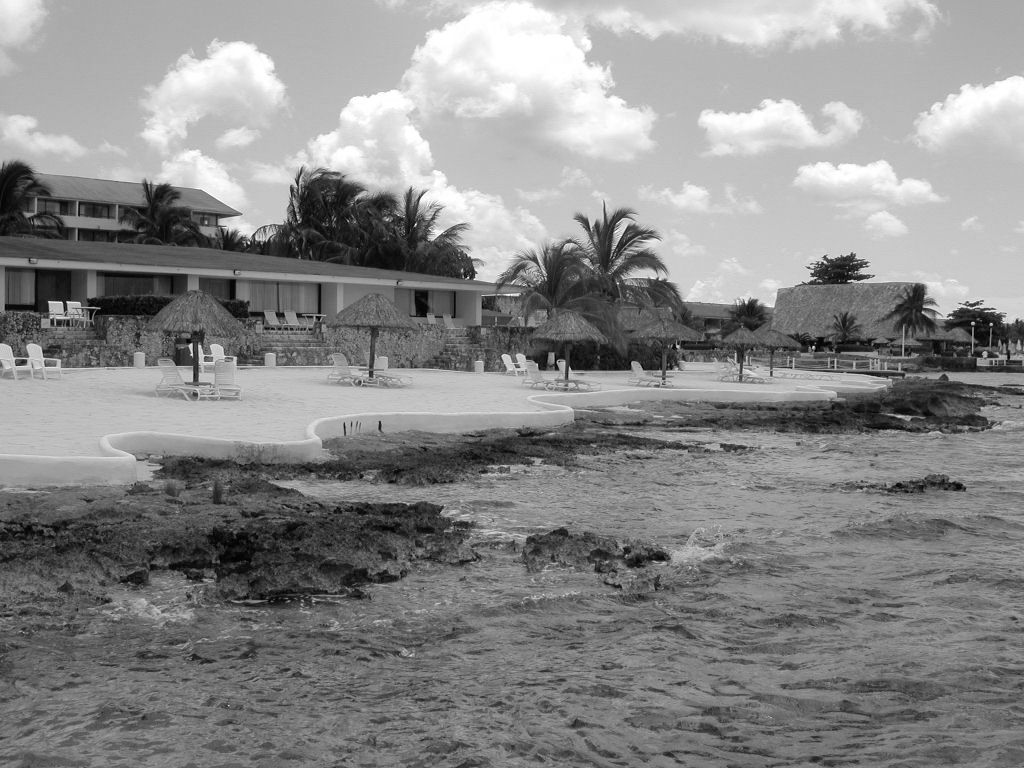
#> input picture 0429/hotel-01.png, 1024 x 768 px; the run also reads 2 pictures not shown here
$ jupyter execute my_panorama.ipynb
#> lines starting #> are read from the running program, lines starting #| are printed output that depends on the picture
[cell 1]
import cv2
import numpy as np
import matplotlib.pyplot as plt

[cell 2]
img_names = ['hotel-01.png', 'hotel-02.png', 'hotel-03.png', 'hotel-04.png']

imgs = []
for i, name in enumerate(img_names):
    img = cv2.imread(name)
#> img is the input picture: shape (768, 1024, 3); min 0, max 255, mean 137
    imgs.append(img)

stitcher = cv2.Stitcher_create()

status, dst = stitcher.stitch(imgs)
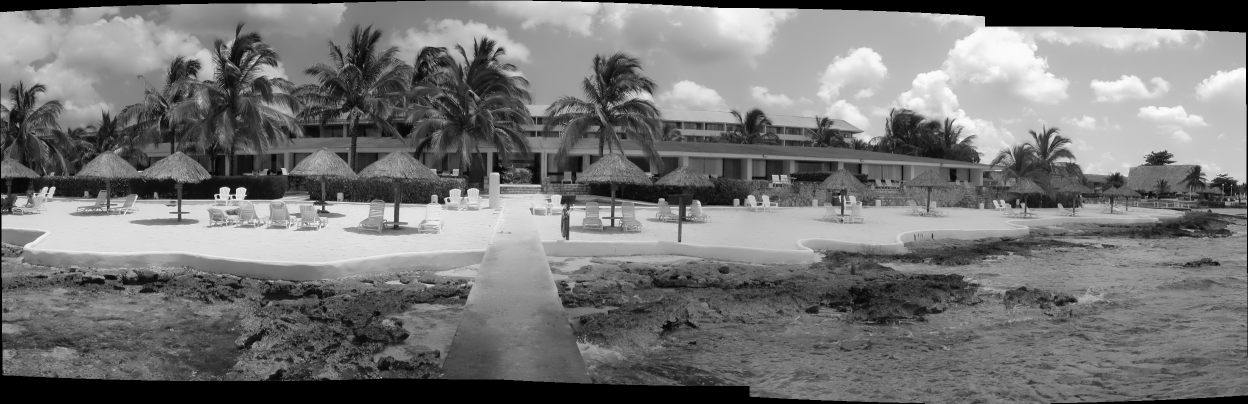
#> dst: shape (807, 2496, 3) (shown at 1/2 size); min 0, max 255, mean 117.3

s=0
plt.figure(figsize=(20,20))
plt.imshow(cv2.cvtColor(dst, cv2.COLOR_BGR2RGB))

[cell 3]
def KeypointsMatching(keyPoints_L, keyPoints_R, descriptors_L, descriptors_R):

    bf = cv2.BFMatcher()
    raw_matches = bf.knnMatch(descriptors_L, descriptors_R, k=2)

    matches = []
    for m in raw_matches:
        if len(m) == 2 and m[0].distance < m[1].distance * 0.79:
            matches.append((m[0].trainIdx, m[0].queryIdx))

    if len(matches) >= 4:

        keyPoints_L = np.float32([keyPoints_L[i] for (_, i) in matches])
        keyPoints_R = np.float32([keyPoints_R[i] for (i, _) in matches])

        H, status = cv2.findHomography(keyPoints_L, keyPoints_R, cv2.RANSAC, 4.0)


    return matches, H, status

[cell 4]
image_1 = cv2.imread('hotel-01.png')
image_2 = cv2.imread('hotel-02.png')
image_3 = cv2.imread('hotel-03.png')
image_4 = cv2.imread('hotel-04.png')
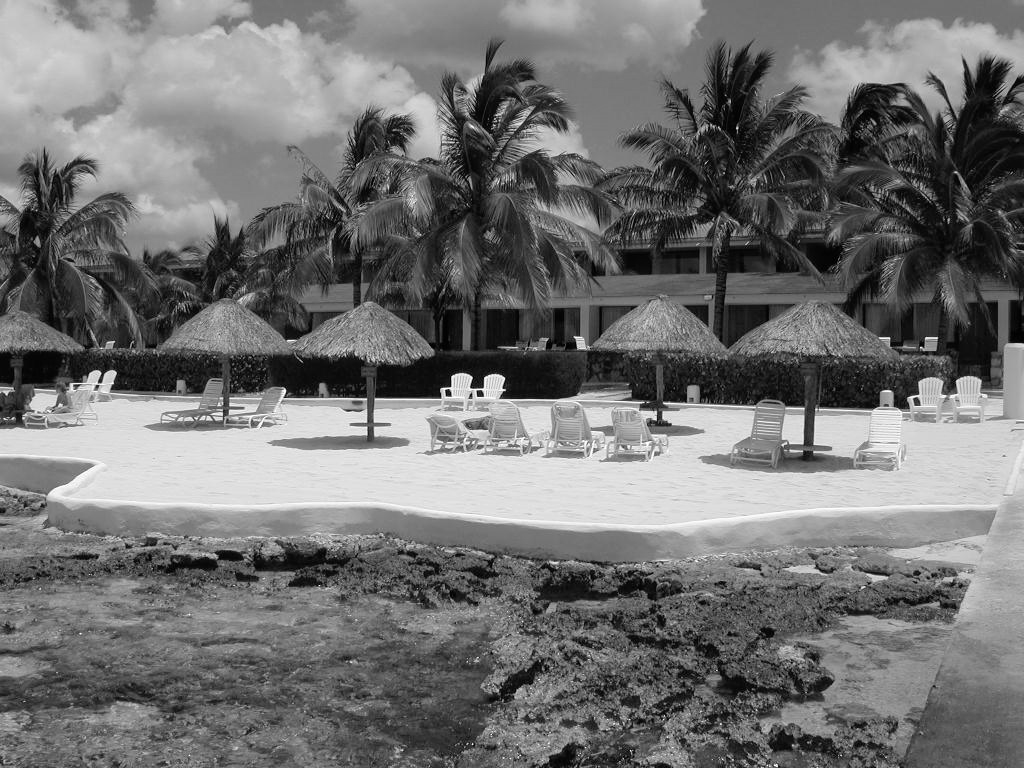
#> input picture 0429/hotel-04.png, 1024 x 768 px
#> image_4 is the input picture: shape (768, 1024, 3); min 0, max 255, mean 113.5

gray_1 = cv2.cvtColor(image_1, cv2.COLOR_BGR2GRAY)
gray_2 = cv2.cvtColor(image_2, cv2.COLOR_BGR2GRAY)
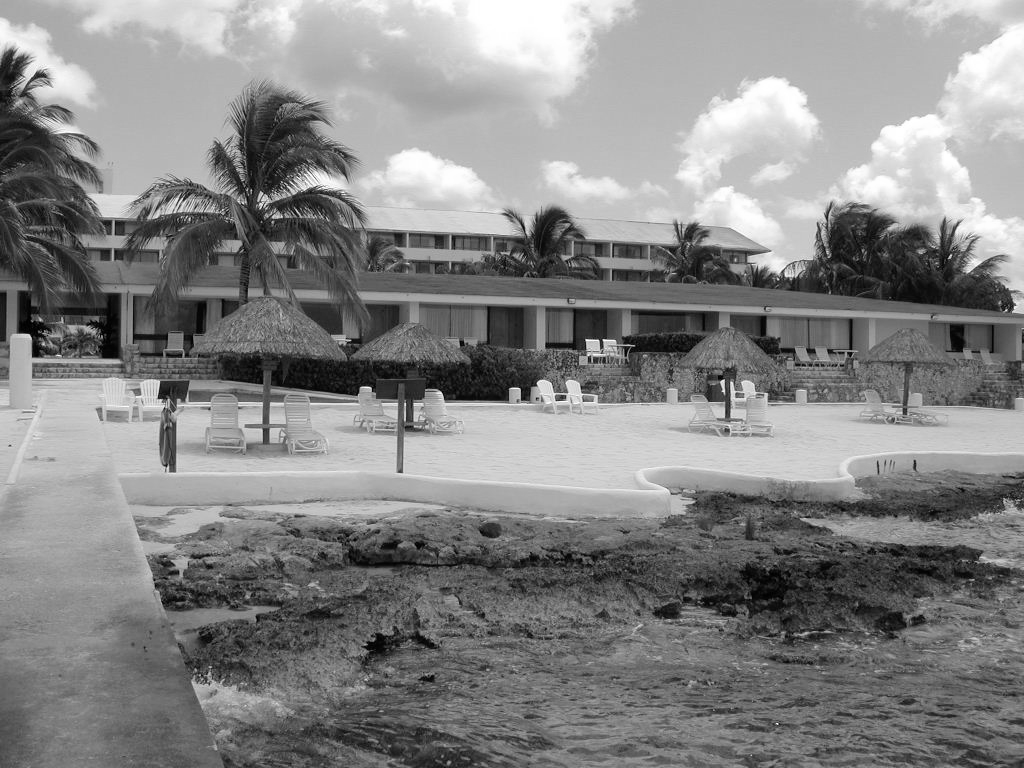
#> gray_2: shape (768, 1024); min 0, max 255, mean 133.5
gray_3 = cv2.cvtColor(image_3, cv2.COLOR_BGR2GRAY)
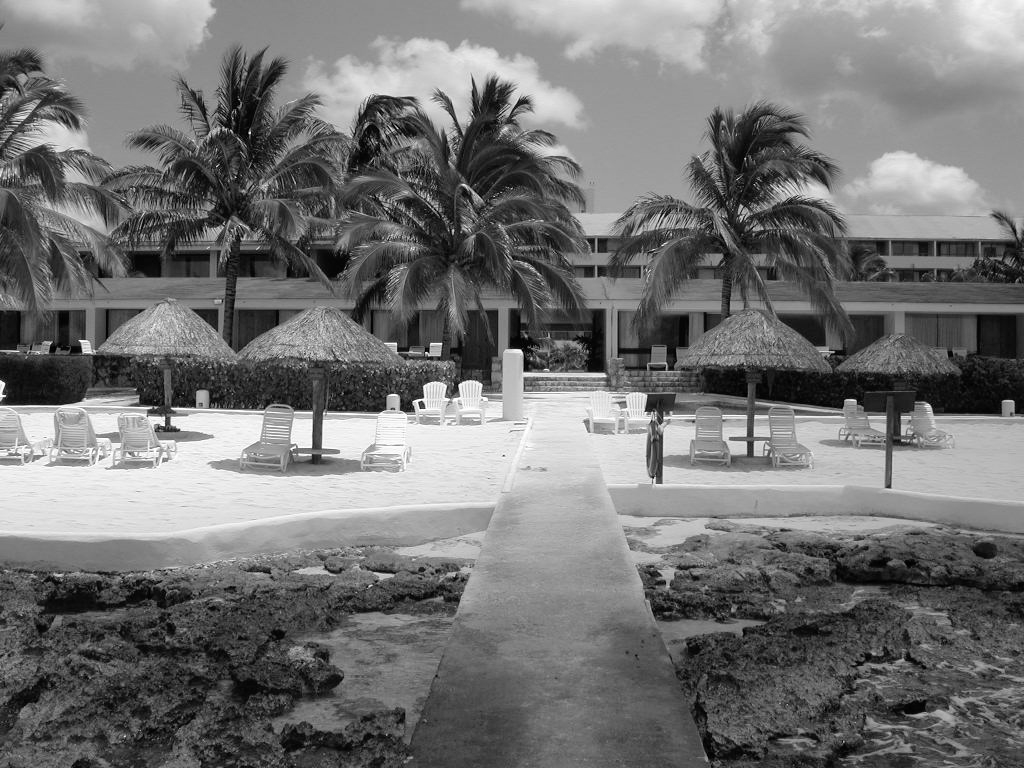
#> gray_3: shape (768, 1024); min 0, max 255, mean 115.3
gray_4 = cv2.cvtColor(image_4, cv2.COLOR_BGR2GRAY)

detector = cv2.xfeatures2d.SIFT_create()
keyPoints_1, descriptors_1 = detector.detectAndCompute(gray_1, None)
#> keyPoints_1 = 5467 keypoints; strongest (x, y, size): (813, 347, 2), (991, 324, 2.2), (973, 323, 2.4), (190, 346, 3.2)
keyPoints_2, descriptors_2 = detector.detectAndCompute(gray_2, None)
#> keyPoints_2 = 5415 keypoints; strongest (x, y, size): (722, 382, 3.4), (950, 257, 2.2), (723, 391, 2.3), (731, 383, 2.2)
keyPoints_3, descriptors_3 = detector.detectAndCompute(gray_3, None)
#> keyPoints_3 = 5959 keypoints; strongest (x, y, size): (422, 405, 4.3), (453, 231, 1.9), (396, 344, 1.9), (406, 407, 8.7)
keyPoints_4, descriptors_4 = detector.detectAndCompute(gray_4, None)
#> keyPoints_4 = 6152 keypoints; strongest (x, y, size): (448, 393, 4), (480, 394, 4.2), (443, 390, 3.9), (100, 381, 3.1)

keyPoints_1 = np.float32([keypoint.pt for keypoint in keyPoints_1])
#> keyPoints_1 = 5467 pairs, first value 2.28 to 1021, second value 15.47 to 765
keyPoints_2 = np.float32([keypoint.pt for keypoint in keyPoints_2])
#> keyPoints_2 = 5415 pairs, first value 2.49 to 1021, second value 9.66 to 765.2
keyPoints_3 = np.float32([keypoint.pt for keypoint in keyPoints_3])
#> keyPoints_3 = 5959 pairs, first value 2.39 to 1020.9, second value 4.81 to 765.2
keyPoints_4 = np.float32([keypoint.pt for keypoint in keyPoints_4])
#> keyPoints_4 = 6152 pairs, first value 3.07 to 1020.8, second value 9.14 to 765.2

matches, H, status = KeypointsMatching(keyPoints_1, keyPoints_2, descriptors_1, descriptors_2)
#> in KeypointsMatching, `raw_matches = bf.knnMatch(descriptors_L, descriptors_R, k=2)`: raw_matches = 5467 matches
#> after the loop in KeypointsMatching, `for m in raw_matches:`: matches = 789 pairs, first value 44 to 5395, second value 0 to 5340
#> in KeypointsMatching, `keyPoints_L = np.float32([keyPoints_L[i] for (_, i) in matches])`: keyPoints_L = 789 pairs, first value 2.28 to 994, second value 26.1 to 730.5
#> in KeypointsMatching, `keyPoints_R = np.float32([keyPoints_R[i] for (i, _) in matches])`: keyPoints_R = 789 pairs, first value 26.09 to 1017.4, second value 25.23 to 740.7
#> in KeypointsMatching, `H, status = cv2.findHomography(keyPoints_L, keyPoints_R, cv2.RANSAC, 4..`: H = [[0.807, -0.0022, 539.8], [-0.069, 0.944, 53.74], [-0.000185, -1.36e-05, 1]]; status = 789 values, max 1 at index 0, min 0 at index 13, mean 0.899

result = cv2.warpPerspective(image_1, H,
                             (image_2.shape[1] + image_2.shape[1], image_1.shape[0]))
result[0:image_2.shape[0], 0:image_2.shape[1]] = image_2
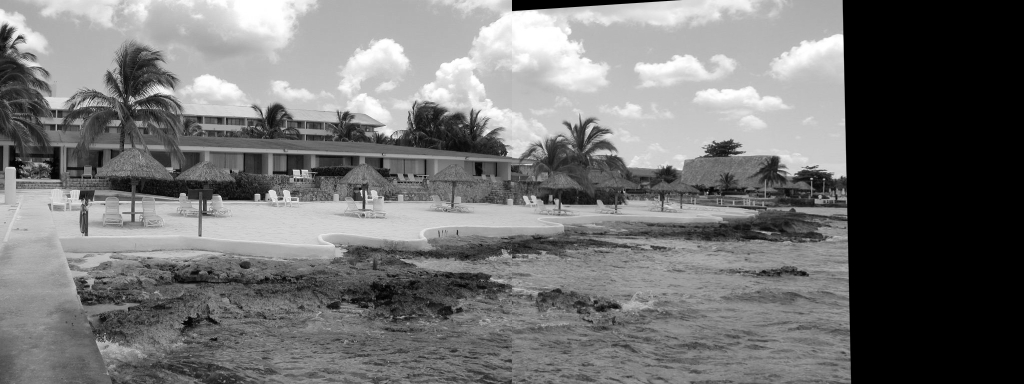
#> result: shape (768, 2048, 3) (shown at 1/2 size); min 0, max 255, mean 115.2

plt.figure(figsize=(20,20))
plt.imshow(cv2.cvtColor(result, cv2.COLOR_BGR2RGB))

# (1~2) + 3
keyPoints, descriptors = detector.detectAndCompute(result, None)
#> keyPoints = 8941 keypoints; strongest (x, y, size): (722, 382, 3.4), (1648, 358, 2.7), (1415, 385, 2.5), (950, 257, 2.2)
keyPoints = np.float32([keypoint.pt for keypoint in keyPoints])
#> keyPoints = 8941 pairs, first value 2.49 to 1706.5, second value 9.66 to 765.2

matches, H, status = KeypointsMatching(keyPoints, keyPoints_3, descriptors, descriptors_3)
#> in KeypointsMatching (call 2), `raw_matches = bf.knnMatch(descriptors_L, descriptors_R, k=2)`: raw_matches = 8941 matches
#> matches = 875 pairs, first value 273 to 5950, second value 9 to 8932; H = [[0.823, 0.00924, 489.4], [-0.0686, 0.95, 30.93], [-0.00017, -1e-05, 1]]; status = 875 values, max 1 at index 0, min 0 at index 1, mean 0.824
result = cv2.warpPerspective(result, H,
                            (result.shape[1] + image_3.shape[1], result.shape[0]))
#> result: shape (768, 3072, 3)
result[0:image_3.shape[0], 0:image_3.shape[1]] = image_3
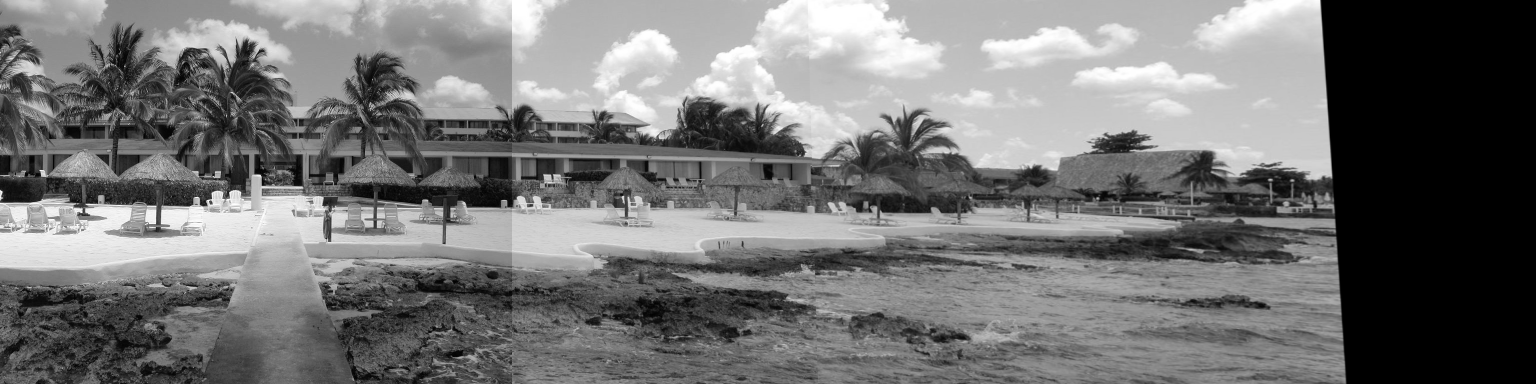
#> result: shape (768, 3072, 3) (shown at 1/2 size); min 0, max 255, mean 115.6

plt.figure(figsize=(20,20))
plt.imshow(cv2.cvtColor(result, cv2.COLOR_BGR2RGB))

# (1~3) + 4
keyPoints, descriptors = detector.detectAndCompute(result, None)
#> keyPoints = 12978 keypoints; strongest (x, y, size): (422, 405, 4.3), (453, 231, 1.9), (1246, 394, 4), (396, 344, 1.9)
keyPoints = np.float32([keypoint.pt for keypoint in keyPoints])
#> keyPoints = 12978 pairs, first value 2.39 to 2687.5, second value 4.81 to 765.2

matches, H, status = KeypointsMatching(keyPoints, keyPoints_4, descriptors, descriptors_4)
#> in KeypointsMatching (call 3), `raw_matches = bf.knnMatch(descriptors_L, descriptors_R, k=2)`: raw_matches = 12978 matches
#> matches = 1265 pairs, first value 35 to 6144, second value 19 to 12918; H = [[0.806, -0.011, 502.5], [-0.0687, 0.943, 14.09], [-0.000191, -1.4e-05, 1]]; status = 1265 values, max 1 at index 0, min 0 at index 5, mean 0.817
result = cv2.warpPerspective(result, H,
                            (result.shape[1] + image_4.shape[1], result.shape[0]))
#> result: shape (768, 4096, 3)
result[0:image_4.shape[0], 0:image_4.shape[1]] = image_4
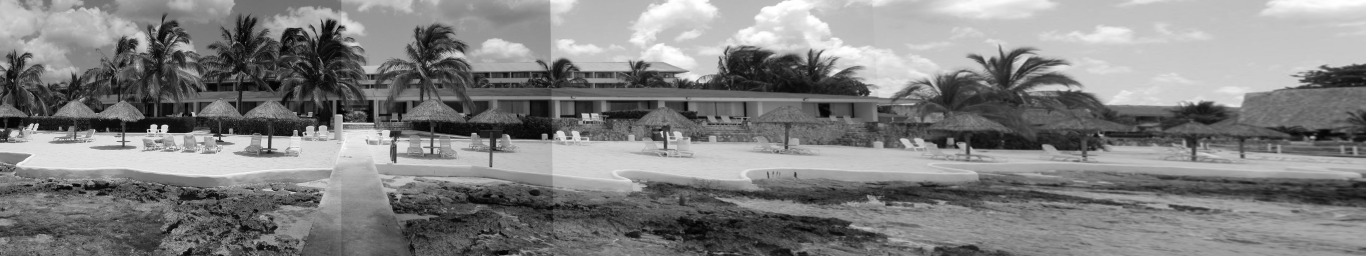
#> result: shape (768, 4096, 3) (shown at 1/3 size); min 0, max 255, mean 128.9

plt.figure(figsize=(20,20))
plt.imshow(cv2.cvtColor(result, cv2.COLOR_BGR2RGB))
